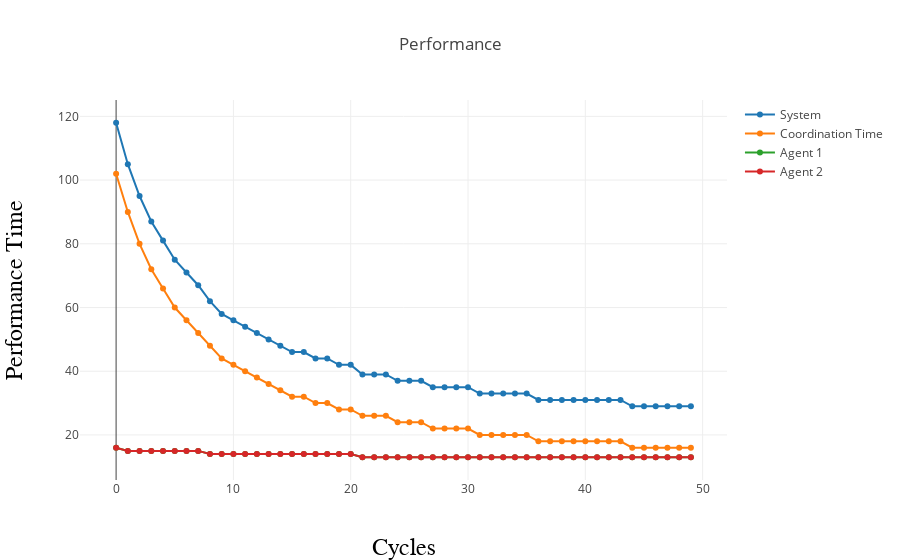

Source (notebook cell):
### Markdown cell above
The performance for this setup is as follows:

### Code cell
my_workplace_exp1a.plot_performance()

### Figure 1 — Plotly figure (JSON) as saved in the notebook; plotly's stock layout.template omitted (floating-point values rounded to 4 significant figures)
{"data": [{"mode": "lines+markers", "name": "System", "type": "scatter", "uid": "13ece822-e6cd-4911-b482-9f59d25e7cfe", "x": [0, 1, 2, 3, 4, 5, 6, 7, 8, 9, 10, 11, 12, 13, 14, 15, 16, 17, 18, 19, 20, 21, 22, 23, 24, 25, 26, 27, 28, 29, 30, 31, 32, 33, 34, 35, 36, 37, 38, 39, 40, 41, 42, 43, 44, 45, 46, 47, 48, 49], "y": [118, 105, 95, 87, 81, 75, 71, 67, 62, 58, 56, 54, 52, 50, 48, 46, 46, 44, 44, 42, 42, 39, 39, 39, 37, 37, 37, 35, 35, 35, 35, 33, 33, 33, 33, 33, 31, 31, 31, 31, 31, 31, 31, 31, 29, 29, 29, 29, 29, 29]}, {"mode": "lines+markers", "name": "Coordination Time", "type": "scatter", "uid": "b9c0e13a-739e-4118-8fa7-98891f623982", "x": [0, 1, 2, 3, 4, 5, 6, 7, 8, 9, 10, 11, 12, 13, 14, 15, 16, 17, 18, 19, 20, 21, 22, 23, 24, 25, 26, 27, 28, 29, 30, 31, 32, 33, 34, 35, 36, 37, 38, 39, 40, 41, 42, 43, 44, 45, 46, 47, 48, 49], "y": [102, 90, 80, 72, 66, 60, 56, 52, 48, 44, 42, 40, 38, 36, 34, 32, 32, 30, 30, 28, 28, 26, 26, 26, 24, 24, 24, 22, 22, 22, 22, 20, 20, 20, 20, 20, 18, 18, 18, 18, 18, 18, 18, 18, 16, 16, 16, 16, 16, 16]}, {"mode": "lines+markers", "name": "Agent 1", "type": "scatter", "uid": "71da0b94-9fcf-40db-b876-706f173f2403", "x": [0, 1, 2, 3, 4, 5, 6, 7, 8, 9, 10, 11, 12, 13, 14, 15, 16, 17, 18, 19, 20, 21, 22, 23, 24, 25, 26, 27, 28, 29, 30, 31, 32, 33, 34, 35, 36, 37, 38, 39, 40, 41, 42, 43, 44, 45, 46, 47, 48, 49], "y": [16, 15, 15, 15, 15, 15, 15, 15, 14, 14, 14, 14, 14, 14, 14, 14, 14, 14, 14, 14, 14, 13, 13, 13, 13, 13, 13, 13, 13, 13, 13, 13, 13, 13, 13, 13, 13, 13, 13, 13, 13, 13, 13, 13, 13, 13, 13, 13, 13, 13]}, {"mode": "lines+markers", "name": "Agent 2", "type": "scatter", "uid": "9917ecb1-a1e0-496a-8e3d-2b18ebb4faf7", "x": [0, 1, 2, 3, 4, 5, 6, 7, 8, 9, 10, 11, 12, 13, 14, 15, 16, 17, 18, 19, 20, 21, 22, 23, 24, 25, 26, 27, 28, 29, 30, 31, 32, 33, 34, 35, 36, 37, 38, 39, 40, 41, 42, 43, 44, 45, 46, 47, 48, 49], "y": [16, 15, 15, 15, 15, 15, 15, 15, 14, 14, 14, 14, 14, 14, 14, 14, 14, 14, 14, 14, 14, 13, 13, 13, 13, 13, 13, 13, 13, 13, 13, 13, 13, 13, 13, 13, 13, 13, 13, 13, 13, 13, 13, 13, 13, 13, 13, 13, 13, 13]}], "layout": {"title": "Performance", "xaxis": {"title": "Cycles", "titlefont": {"color": "black", "family": "Arial, sans-serif", "size": 24}}, "yaxis": {"title": "Performance Time", "titlefont": {"color": "black", "family": "Arial, sans-serif", "size": 24}}}}
